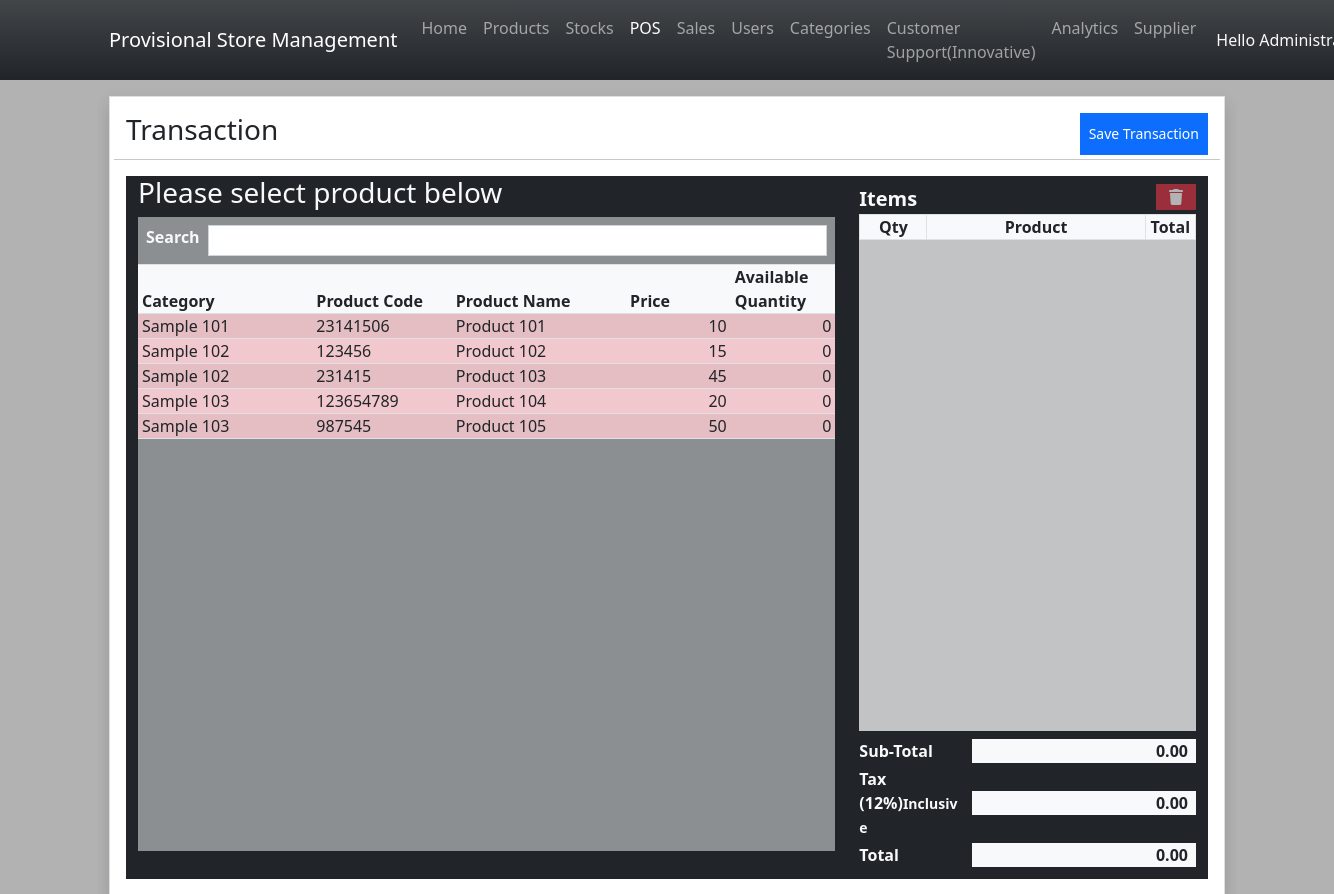
Screenshot of /?page=sales (signed in) with the database file from the repository.
### tables this page shows
CREATE TABLE `product_list` (
  `product_id` int(30) NOT NULL,
  `product_code` text NOT NULL,
  `category_id` int(30) NOT NULL,
  `name` text NOT NULL,
  `description` text NOT NULL,
  `price` double NOT NULL DEFAULT 0,
  `alert_restock` double NOT NULL DEFAULT 0,
  `status` tinyint(1) NOT NULL DEFAULT 1,
  `delete_flag` tinyint(1) NOT NULL DEFAULT 0,
  `date_created` datetime NOT NULL DEFAULT current_timestamp(),
  `date_updated` datetime DEFAULT NULL ON UPDATE current_timestamp()
);

CREATE TABLE `category_list` (
  `category_id` int(30) NOT NULL,
  `name` text NOT NULL,
  `description` text NOT NULL,
  `status` tinyint(1) NOT NULL DEFAULT 1,
  `delete_flag` tinyint(1) NOT NULL DEFAULT 0,
  `date_created` datetime NOT NULL DEFAULT current_timestamp(),
  `date_updated` datetime DEFAULT NULL ON UPDATE current_timestamp()
);

### DBConnection.php (called while the page is built, shortened)
<?php
function format_num($number = '',$decimal=''){
    if(is_numeric($number)){
        $ex = explode(".",$number);
        $dec_len = isset($ex[1]) ? strlen($ex[1]) : 0;
        if(!empty($decimal) || is_numeric($decimal)){
            return number_format($number,$decimal);
        }else{
            return number_format($number,$dec_len);
        }
    }else{
        return 'Invalid input.';
    }
}

### sales.php (the view, shortened to what this page needs)
<div class="card shadow rounded-0">
    <div class="card-body">
        <div class="w-100 h-100 d-flex flex-column">
            <div class="row">
                <div class="col-8">
                    <h3>Transaction</h3>
                </div>
                <div class="col-4 d-flex justify-content-end">
                    <button class="btn btn-sm btn-primary rounded-0 " id="transaction-save-btn" type="button">Save Transaction</button>
                </div>
                <hr>
            </div>
            <div class="col-12 flex-grow-1">
            <form action="" class="h-100" id="transaction-form">
                <div class="w-100 h-100 mx-0 row row-cols-2 bg-dark">
                    <div class="col-8 h-100 pb-2 d-flex flex-column">
                        <div>
                            <h3 class="text-light">Please select product below</h3>
                        </div>
                        <div class="flex-grow-1 d-flex flex-column bg-light bg-opacity-50">
                            <div class="form-group py-2 d-flex border-bottom">
                                <label for="search" class="col-auto px-2 fw-bolder text-light">Search</label>
                                <div class="flex-grow-1 col-auto pe-2">
                                    <input type="text" autocomplete="off" class="form-control form-control-sm rounded-0" id="search">
                                </div>
                            </div>
                            <div>
                                <table class="table table-hover table-striped bg-light mb-0">
                                    <colgroup>
                                        <col width="25%">
                                        <col width="20%">
                                        <col width="25%">
                                        <col width="15%">
                                        <col width="15%">
                                    </colgroup>
                                    <thead>
                                        <tr>
                                            <th class="py-0 px-1">Category</th>
                                            <th class="py-0 px-1">Product Code</th>
                                            <th class="py-0 px-1">Product Name</th>
                                            <th class="py-0 px-1">Price</th>
                                            <th class="py-0 px-1">Available Quantity</th>
                                        </tr>
                                    </thead>
                                </table>
                            </div>
                            <div class="flex-grow-1" >
                                <div class="h-100 overflow-auto" style="height:60vh !important ">
                                    <table class="table table-hover table-striped bg-light" id="plist">
                                        <colgroup>
                                            <col width="25%">
                                            <col width="20%">
                                            <col width="25%">
                                            <col width="15%">
                                            <col width="15%">
                                        </colgroup>
                                        <tbody>
                                        <?php
                                        $sql = "SELECT p.*,c.name as cname FROM `product_list` p inner join `category_list` c on p.category_id = c.category_id where p.status = 1 and p.delete_flag = 0 order by p.`name` asc";
                                        $qry = $conn->query($sql);
                                        while($row = $qry->fetch_assoc()):
                                            $stock_in = $conn->query("SELECT sum(quantity) as `total` FROM `stock_list` where unix_timestamp(`expiry_date`) >= unix_timestamp(CURRENT_TIMESTAMP) and product_id = '{$row['product_id']}' ")->fetch_assoc()['total'];
                                            $stock_out = $conn->query("SELECT sum(quantity) as `total` FROM `transaction_items` where product_id = '{$row['product_id']}' ")->fetch_assoc()['total'];
                                            $stock_in = $stock_in > 0 ? $stock_in : 0;
                                            $stock_out = $stock_out > 0 ? $stock_out : 0;
                                            $qty = $stock_in-$stock_out;
                                            $qty = $qty > 0 ? $qty : 0;
                                        ?>
                                        <tr class="item <?php echo $qty < 50? "bg-danger bg-opacity-25":'' ?>" data-id="<?php echo $row['product_id'] ?>">
                                            <td class="td py-0 px-1 pname"><?php echo $row['cname'] ?></td>
                                            <td class="td py-0 px-1 pcode"><?php echo $row['product_code'] ?></td>
                                            <td class="td py-0 px-1 name"><?php echo $row['name'] ?></td>
                                            <td class="td py-0 px-1 text-end price"><?php echo format_num($row['price']) ?></td>
                                            <td class="td py-0 px-1 text-end qty"><?php echo $qty ?></td>
                                        </tr>
                                        <?php endwhile; ?>
                                        </tbody>
                                    </table>
                                </div>
                            </div>
                        </div>
                    </div>
                    <div class="col-4 h-100 py-2">
                        <div class="h-100 d-flex flex-column">
                            <div class="w-100 flex-grow-1">
                                <div class="h-100 d-flex w-100 flex-column">
                                    <div class="d-flex">
                                    <div class="fs-5 fw-bolder text-light flex-grow-1">Items</div>
                                    <div class="col-auto">
                                        <button class="btn btn-danger rounded-0 py-0" type="button" id="remove-item" disabled onclick="remove_item()"><i class="fa fa-trash"></i></button>
                                    </div>
                                    </div>
                                    <div>
                                        <table class="table table-hover table-bordered table-striped bg-light m-0">
                                            <colgroup>
                                                <col width="20%">
                                                <col width="65%">
                                                <col width="15%">
                                            </colgroup>
                                            <thead>
                                                <th class="py-0 px-1 text-center">Qty</th>
                                                <th class="py-0 px-1 text-center">Product</th>
                                                <th class="py-0 px-1 text-center">Total</th>
                                            </thead>
                                        </table>
                                    </div>
                                    <div class="flex-grow-1">
                                        <div style="height:55vh !important" class="overflow-auto bg-light bg-opacity-75">
                                        </div>
                                    </div>
                                    <div class="pt-2">
                                        <div class="w-100 mx-0 d-flex pb-1">
                                            <div class="col-4 pe-2 fs-6 fw-bolder text-light">Sub-Total</div>
                                            <div class="flex-grow-1 bg-light fs-6 fw-bolder text-end px-2" id="subTotal">0.00</div>
                                        </div>
                                        <div class="w-100 mx-0 d-flex pb-1 align-items-center">
                                            <div class="col-4 pe-2 fs-6 fw-bolder text-light">Tax (12%)<small>Inclusive</small></div>
                                            <div class="flex-grow-1 bg-light fs-6 fw-bolder text-end px-2" id="tax">0.00</div>
                                        </div>
                                        <div class="w-100 mx-0 d-flex pb-1">
                                            <div class="col-4 pe-2 fs-6 fw-bolder text-light">Total</div>
                                            <div class="flex-grow-1 bg-light fs-6 fw-bolder text-end px-2" id="total">0.00</div>
                                        </div>
                                    </div>
                                </div>
                            </div>
                        </div>
                    </div>
                </div>
            </form>
            </div>
        </div>
    </div>
</div>

### index.php (style rules this page uses)
:root { --bs-success-rgb:71, 222, 152 !important; }
html,body { height:100%; width:100%; }
@media screen { body { background-image:url('./images/new.jpg') !important; background-size:cover; background-repeat:no-repeat; background-position:center center; backdrop-filter: brightness(0.7); } }

### sales.php (style rules this page uses)
#plist .item,#item-list tr { cursor:pointer }

### rows the page displays
product_list: category.name "Sample 101", product_code "23141506", name "Product 101", price "10", qty "0"
product_list: category.name "Sample 102", product_code "123456", name "Product 102", price "15", qty "0"
product_list: category.name "Sample 102", product_code "231415", name "Product 103", price "45", qty "0"
product_list: category.name "Sample 103", product_code "123654789", name "Product 104", price "20", qty "0"
product_list: category.name "Sample 103", product_code "987545", name "Product 105", price "50", qty "0"
